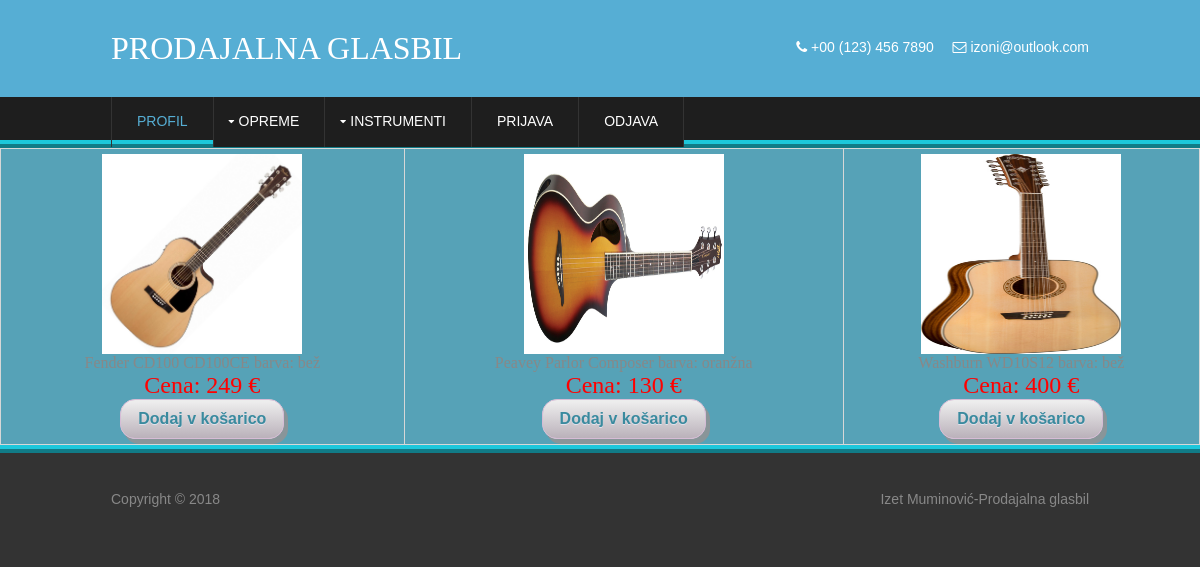
Screenshot of /akusticne.php with the database file from the repository.
### tables this page shows
CREATE TABLE `barve` (
  `id` int(11) NOT NULL,
  `ime` varchar(50) NOT NULL
);

CREATE TABLE `proizvajaleci` (
  `id` int(11) NOT NULL,
  `ime` varchar(50) NOT NULL
);

CREATE TABLE `modeli` (
  `id` int(11) NOT NULL,
  `proizvodjac_id` int(11) NOT NULL,
  `ime` varchar(50) NOT NULL,
  `tip_instrument_id` int(11) NOT NULL
);

CREATE TABLE `instrumenti` (
  `id` int(11) NOT NULL,
  `model_id` int(11) NOT NULL,
  `material_id` int(11) NOT NULL,
  `barva_id` int(11) NOT NULL,
  `leto_proiz` int(11) NOT NULL,
  `velicina` varchar(50) DEFAULT NULL,
  `garancija` int(11) NOT NULL,
  `cena_eur` int(11) NOT NULL,
  `kolicina` int(11) DEFAULT NULL,
  `opis` text
);

### akusticne.php (the view, shortened to what this page needs)
<?php include 'header.html';
 include 'connectdb.php';?>
<?php
$sql="SELECT i.id AS ide,m.ime AS mime,material.ime,p.ime AS pime,i.opis,i.cena_eur,i.garancija,b.ime AS bime,s.url FROM "
        . "barve b INNER JOIN instrumenti i ON i.barva_id=b.id INNER JOIN "
        . "modeli m ON i.model_id=m.id INNER JOIN proizvajaleci p ON m.proizvodjac_id=p.id "
        . "INNER JOIN material ON i.material_id=material.id "
        . "INNER JOIN slike s ON s.instrument_id=i.id INNER JOIN tip_instrumenata t ON m.tip_instrument_id=t.id "
        . "WHERE t.ime LIKE 'akustična%';";
$slika= mysqli_query($link, $sql);
echo "<table id='instrumentTable' class='instrument'>";
$counter = 0;
while($row= mysqli_fetch_array($slika)){
    if($counter == 0){
        echo "<tr>";
    }
    $counter++;
    echo "<td align='center'><img style='height:200px;width:200px;background-size:cover;' src='".$row['url']."'>"
            . "<br>".$row['pime']." ".$row['mime']." ";
    echo $row['opis']." barva: ".$row['bime']."<br><span class='cenaText'>Cena: ".$row['cena_eur']." €</span><br>";
    echo "<button id='".$row['ide']."' class='kosarabutton' type='button'>Dodaj v košarico</button>";
    echo "</td>";
}
echo "</table>";
?>

### connectdb.php (shortened to what this page needs)
<html>
    <head>
    </head>
    <body>
    </body>
</html>

### layout/styles/layout.css (style rules this page uses)
.row2 { border-bottom:1px solid; }
#header { padding:30px 0; }
#header h1 { margin:0; padding:0; font-size:32px; text-transform:uppercase; }
#header ul { margin-top:8px; }
#header li { display:inline-block; margin:0 15px 0 0; padding:0; }
#header li:last-child { margin:0; }
#copyright { padding:30px 0; }
#copyright p { margin:0; padding:0; }
nav ul, nav ol { margin:0; padding:0; list-style:none; }
#mainav .drop::after, #mainav li li .drop::after, #breadcrumb li a::after, .sidebar nav a::after { position:absolute; font-family:"FontAwesome"; font-size:10px; line-height:10px; }
#mainav li { display:inline-block; position:relative; float:left; margin:0; padding:0; }
#mainav li a { display:block; padding:15px 25px; border:solid; border-width:0 1px 0 0; text-transform:uppercase; }
#mainav ul:first-child li:first-child a { border-width:0 1px; }
#mainav .drop::after, #mainav li li .drop::after { content:"\f0d7"; }
#mainav .drop::after { top:20px; left:15px; }
table, th, td { border:1px solid; border-collapse:collapse; vertical-align:top; box-sizing:border-box; }
table, th { table-layout:auto; }
table { width:100%; margin-bottom:15px; }
th, td { padding:5px 8px; }
td { border-width:0 1px; }
body { color:#888888; background-color:#333333; }
a { color:#56AED4; }
.row1, .row1 a { color:#FFFFFF; background-color:#56AED4; }
.row2, .row2 a { color:#FFFFFF; background-color:#1E1E1E; }
.row2 { border-color:#333333; }
.row6, .row6 a { color:#888888; background-color:#333333; }
#mainav li a { color:#FFFFFF; border-color:#333333; }
#mainav .active a, #mainav a:hover, #mainav li:hover > a { color:#56AED4; background-color:inherit; }
table, th, td, #comments .avatar, #comments input, #comments textarea { border-color:#D7D7D7; }
tr, #comments li, #comments input[type="submit"], #comments input[type="reset"] { color:inherit; background-color:#FBFBFB; }

### layout/styles/framework.css (style rules this page uses)
html { overflow-y:scroll; }
body { margin:0; padding:0; font-size:14px; line-height:1.4em; }
.nospace { margin:0; padding:0; list-style:none; }
.clear { display:block; }
.clear::before, .clear::after { display:table; content:""; }
.clear, .clear::after { clear:both; }
a { outline:none; text-decoration:none; }
.fl_left, .imgl { float:left; }
.fl_right, .imgr { float:right; }
img { width:auto; max-width:100%; height:auto; margin:0; padding:0; border:none; line-height:normal; vertical-align:middle; }
body, input, textarea, select { font-family:Verdana, Geneva, sans-serif; }
h1, h2, h3, h4, h5, h6, .heading { font-family:Georgia, "Times New Roman", Times, serif; }
h1, h2, h3, h4, h5, h6, .heading { margin:0 0 20px 0; font-size:22px; line-height:normal; font-weight:normal; }
.wrapper { display:block; width:100%; margin:0; padding:0; text-align:left; word-wrap:break-word; }
#topbar, #header, #mainav, #breadcrumb, #container, #footer, #copyright, .shoutbox { display:block; width:978px; margin:0 auto; }
address, article, aside, figcaption, figure, footer, header, main, nav, section { display:block; margin:0; padding:0; }

### akusticne.php (style rules this page uses)
table.instrument { font-family: Georgia, serif; outline: 8px ridge #1DC7DB; outline-offset: 0px; background-color: #EEEEEE; width: 100%; text-align: center; }
table.instrument td { background-color:56a2b7; }
.kosarabutton { -moz-box-shadow: 4px 5px 0px 0px #899599; -webkit-box-shadow: 4px 5px 0px 0px #899599; box-shadow: 4px 5px 0px 0px #899599; background:-webkit-gradient(linear, left top, left bottom, color-stop(0.05, #ededed), color-stop(1, #bab1ba)); background:-moz-linear-gradient(top, #ededed 5%, #bab1ba 100%); background:-webkit-linear-gradient(top, #ededed 5%, #bab1ba 100%); background:-o-linear-gradient(top, #ededed 5%, #bab1ba 100%); background:-ms-linear-gradient(top, #ededed 5%, #bab1ba 100%); background:linear-gradient(to bottom, #ededed 5%, #bab1ba 100%); filter:progid:DXImageTransform.Microsoft.gradient(startColorstr='#ededed', endColorstr='#bab1ba',GradientType=0); background-color:#ededed; -moz-border-radius:15px; -webkit-border-radius:15px; border-radius:15px; border:1px solid #d6bcd6; display:inline-block; cursor:pointer; color:#3a8a9e; font-family:Arial; font-size:16px; font-weight:bold; padding:10px 17px; text-decoration:none; text-shadow:0px 1px 0px #e1e2ed; }
.cenaText { color: red; font-size: 24px; }

### rows the page displays
barve: shows a picture, proizvajaleci.ime "Fender", modeli.ime "CD100", instrumenti.opis "CD100CE", ime "bež", instrumenti.cena_eur "249", proizvajaleci.ime "Washburn", modeli.ime "WD10S12", instrumenti.cena_eur "400"
barve: shows a picture, proizvajaleci.ime "Peavey", modeli.ime "Parlor", instrumenti.opis "Composer", ime "oranžna", instrumenti.cena_eur "130"
